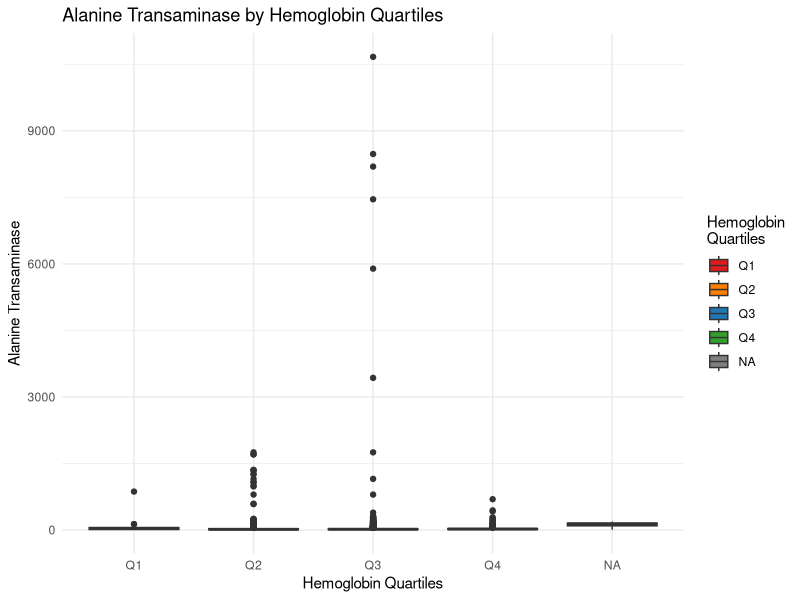
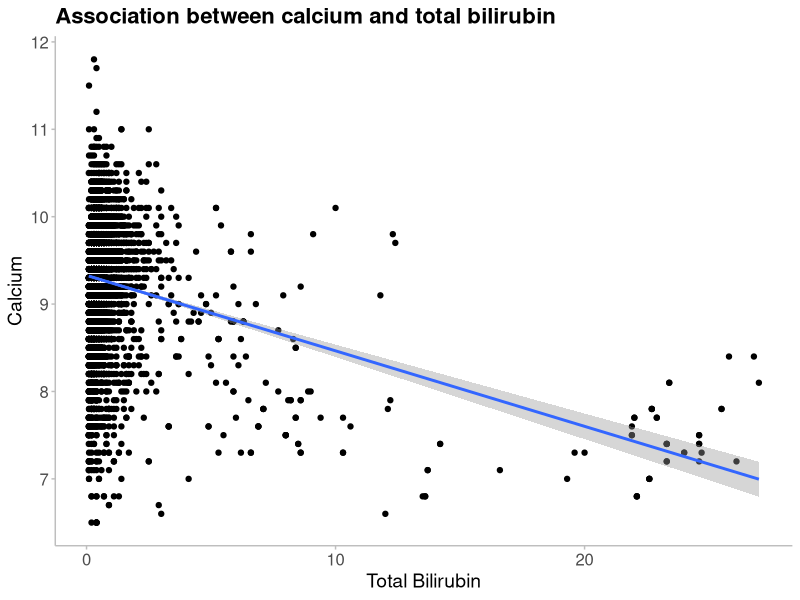

These charts were generated, in order, by the following R code:
#----Script Header-------------------------------------------------------------####
# Date: 10.09.2025         
# Author: Data_drama_queens     
# Filename: creating-plots
# Description: Script for creating plots.
#              We were given 5 questions, and asked to select one question each.
#              We have answered the following questions:
#                 - Does the remission depend on the hemoglobin level categorized into quartiles?
#                 - Does the remission depend on chloride?
#                 - Is there an association between calcium and total bilirubin?
# Project: RMED901A_Exam_Assignment
#-------------------------------------------------------------------------------###

# Read the data ----
library(here)
library(ggplot2)
library(tidyverse)

patient_data <- read_delim(
  here("data", "data_for_analysis", "20250908-tidy-joined-exam-data.txt"),
  delim = "\t"
)


# Does the remission depend on the hemoglobin level categorized into quartiles?
# Hemoglobin quartiles - statistical analysis
# ANOVA test
hgb_rem_aov <-patient_data %>% 
  aov(alt ~ hgb_quartiles, data = .) %>%  # Performs one-way ANOVA
  broom::tidy()                           # Converts results to clean data frame


# Plot 1 - Hemoglobin quartiles vs Alanine Transaminase
hgb_alt_plot <- ggplot(patient_data, aes(x = hgb_quartiles, y = alt, fill = hgb_quartiles)) +
  geom_boxplot() +                        # Creates box plots
  scale_fill_manual(values = c("#E31A1C", "#FF7F00", "#1F78B4", "#33A02C"), # Custom colors for each quartile
                    name = "Hemoglobin\nQuartiles") +     # Legend title 
  labs(title = "Alanine Transaminase by Hemoglobin Quartiles",     # Main title
       x = "Hemoglobin Quartiles",                       # X-axis label
       y = "Alanine Transaminase") +                                # Y-axis label
  theme_minimal()                         

hgb_alt_plot


# Association between calcium and total bilirubin----
#Plot the data first
patient_data  %>%
  ggplot(aes(x = tbil, y = cal)) +
  geom_point() +
  geom_smooth(method = "lm") +
  xlab("Total Bilirubin") + #change x axis label
  ylab("Calcium") + #y axis labels
  labs(title = "Association between calcium and total bilirubin") +
  theme_minimal() + #use the minimal theme
  theme(
    panel.grid.major = element_blank(), #remove major grid
    panel.grid.minor = element_blank(), #remove minor grid
    axis.line = element_line(colour="grey", linewidth = 0.5), #include x and y axis
    axis.ticks = element_line(colour = "grey", linewidth = 0.5), #include tick marks
    plot.title = element_text(size = 16, face = "bold"), #change title font
    axis.title = element_text(size = 14), #change axis title size
    axis.text.x = element_text( size = 12), #change x-axis text size
    axis.text.y = element_text(size=12) #change y-axis text size
  ) 

# From the plot we see that the data is not well captured by a linear relationships.
# Most points are located at low levels of total bilirubin, while a few points are located to the right.
# If the analyse was to be used in a "real" analysis, we should consider measures to improve the 
# association evaluation.

# However, a linear regression analysis for the association between calcium and total bilirubin is 
# considered to be sufficient in this project.
cal_tbil_lm <- patient_data %>% 
  lm(cal ~ tbil, data = .) %>%
  broom::tidy()

#View the regression results
cal_tbil_lm

# The linear regression indicates that there is an association between calcium and total bilirubin.
# The estimated coefficient is -0.09, with a p-value of 1.8e-104.
